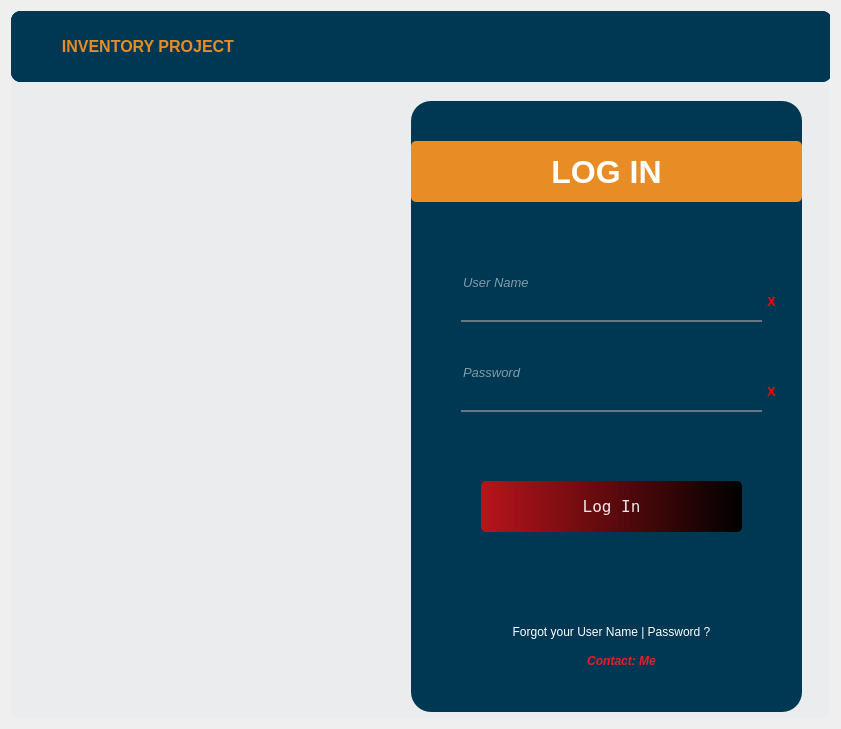
<?xml version="1.0" encoding="UTF-8"?>
<ui version="4.0">
 <class>Dialog</class>
 <widget class="QDialog" name="Dialog">
  <property name="geometry">
   <rect>
    <x>0</x>
    <y>0</y>
    <width>841</width>
    <height>729</height>
   </rect>
  </property>
  <property name="windowTitle">
   <string>Dialog</string>
  </property>
  <property name="styleSheet">
   <string notr="true">#dialogBtn QPushButton{
background-color: rgb(255, 0, 0);
}
</string>
  </property>
  <layout class="QVBoxLayout" name="verticalLayout">
   <item>
    <widget class="QFrame" name="frame">
     <property name="styleSheet">
      <string notr="true">
background-color:#eaeced;
border-radius: 10px;
</string>
     </property>
     <property name="frameShape">
      <enum>QFrame::StyledPanel</enum>
     </property>
     <property name="frameShadow">
      <enum>QFrame::Raised</enum>
     </property>
     <layout class="QVBoxLayout" name="verticalLayout_2">
      <property name="leftMargin">
       <number>0</number>
      </property>
      <property name="topMargin">
       <number>0</number>
      </property>
      <property name="rightMargin">
       <number>0</number>
      </property>
      <property name="bottomMargin">
       <number>0</number>
      </property>
      <item>
       <widget class="QWidget" name="widget" native="true">
        <property name="mouseTracking">
         <bool>true</bool>
        </property>
        <widget class="QWidget" name="widget_3" native="true">
         <property name="geometry">
          <rect>
           <x>400</x>
           <y>90</y>
           <width>391</width>
           <height>611</height>
          </rect>
         </property>
         <property name="styleSheet">
          <string notr="true">background-color:#003854;
border-radius:20px;
</string>
         </property>
         <widget class="QLabel" name="label">
          <property name="geometry">
           <rect>
            <x>70</x>
            <y>50</y>
            <width>51</width>
            <height>41</height>
           </rect>
          </property>
          <property name="styleSheet">
           <string notr="true">background:transparent;</string>
          </property>
          <property name="text">
           <string/>
          </property>
          <property name="pixmap">
           <pixmap resource="resources.qrc">:/Icons/Icons/log-in.svg</pixmap>
          </property>
          <property name="scaledContents">
           <bool>true</bool>
          </property>
         </widget>
         <widget class="QLabel" name="label_2">
          <property name="geometry">
           <rect>
            <x>0</x>
            <y>40</y>
            <width>391</width>
            <height>61</height>
           </rect>
          </property>
          <property name="font">
           <font>
            <pointsize>24</pointsize>
            <weight>75</weight>
            <bold>true</bold>
           </font>
          </property>
          <property name="styleSheet">
           <string notr="true">background-color:#E88D25;
color: white;
border-radius:5px;</string>
          </property>
          <property name="text">
           <string>LOG IN</string>
          </property>
          <property name="alignment">
           <set>Qt::AlignCenter</set>
          </property>
         </widget>
         <widget class="QLineEdit" name="loginUsername">
          <property name="geometry">
           <rect>
            <x>50</x>
            <y>150</y>
            <width>301</width>
            <height>71</height>
           </rect>
          </property>
          <property name="font">
           <font>
            <pointsize>10</pointsize>
            <italic>true</italic>
           </font>
          </property>
          <property name="styleSheet">
           <string notr="true">background-color:rgba(0,0,0,0);
border:none;
border-radius:none;
border-bottom:2px solid rgba(105,118,132,255);
color:#fff;
padding-bottom:7px;
</string>
          </property>
          <property name="placeholderText">
           <string>User Name</string>
          </property>
         </widget>
         <widget class="QLineEdit" name="loginPassword">
          <property name="geometry">
           <rect>
            <x>50</x>
            <y>240</y>
            <width>301</width>
            <height>71</height>
           </rect>
          </property>
          <property name="font">
           <font>
            <pointsize>10</pointsize>
            <italic>true</italic>
           </font>
          </property>
          <property name="styleSheet">
           <string notr="true">background-color:rgba(0,0,0,0);
border:none;
border-radius:none;
border-bottom:2px solid rgba(105,118,132,255);
color:#fff;
padding-bottom:7px;
</string>
          </property>
          <property name="echoMode">
           <enum>QLineEdit::Password</enum>
          </property>
          <property name="placeholderText">
           <string>Password</string>
          </property>
         </widget>
         <widget class="QPushButton" name="loginBtn">
          <property name="geometry">
           <rect>
            <x>70</x>
            <y>380</y>
            <width>261</width>
            <height>51</height>
           </rect>
          </property>
          <property name="font">
           <font>
            <family>Terminal</family>
            <pointsize>12</pointsize>
            <weight>50</weight>
            <italic>false</italic>
            <bold>false</bold>
            <underline>false</underline>
            <strikeout>false</strikeout>
            <kerning>true</kerning>
           </font>
          </property>
          <property name="cursor">
           <cursorShape>PointingHandCursor</cursorShape>
          </property>
          <property name="styleSheet">
           <string notr="true">QPushButton#loginBtn{
background-color: qlineargradient(spread:pad,  x1:0 y1:0, x2:1 y2:0, stop:0 rgba(184,20,27,1), stop:1 rgba(0,0,0,1));
color:rgba(255,255,255,230);
border-radius:5px;
}

QPushButton#loginBtn:hover{
background-color:qlineargradient(spread:pad, x1:0,y1:0.505682,x2:1,y2:0.477,stop:0 rgba(22,20,20,1),stop:1  rgba(233,7,15,1));
color:rgba(255,255,255,230);
border-radius:5px;
}
QPushButton#loginBtn:pressed{
padding-left:5px;
padding-top:5px;
background-color:rgba(105,118,132,200);
}</string>
          </property>
          <property name="text">
           <string>Log In</string>
          </property>
         </widget>
         <widget class="QLabel" name="label_3">
          <property name="geometry">
           <rect>
            <x>70</x>
            <y>520</y>
            <width>261</width>
            <height>21</height>
           </rect>
          </property>
          <property name="styleSheet">
           <string notr="true">color: #fff;</string>
          </property>
          <property name="text">
           <string>Forgot your User Name | Password ?</string>
          </property>
          <property name="alignment">
           <set>Qt::AlignCenter</set>
          </property>
         </widget>
         <widget class="QLabel" name="label_5">
          <property name="geometry">
           <rect>
            <x>140</x>
            <y>550</y>
            <width>141</width>
            <height>20</height>
           </rect>
          </property>
          <property name="font">
           <font>
            <pointsize>9</pointsize>
            <weight>75</weight>
            <italic>true</italic>
            <bold>true</bold>
            <underline>false</underline>
            <strikeout>false</strikeout>
           </font>
          </property>
          <property name="styleSheet">
           <string notr="true">color:#ed1c24;

background:transparent;</string>
          </property>
          <property name="text">
           <string>Contact: Me</string>
          </property>
          <property name="alignment">
           <set>Qt::AlignCenter</set>
          </property>
         </widget>
         <widget class="QLabel" name="label_4">
          <property name="geometry">
           <rect>
            <x>110</x>
            <y>550</y>
            <width>31</width>
            <height>31</height>
           </rect>
          </property>
          <property name="styleSheet">
           <string notr="true">background:transparent;</string>
          </property>
          <property name="text">
           <string/>
          </property>
          <property name="pixmap">
           <pixmap resource="resources.qrc">:/Icons/Icons/phone-forwarded.svg</pixmap>
          </property>
         </widget>
         <widget class="QLabel" name="txtLoginError">
          <property name="geometry">
           <rect>
            <x>40</x>
            <y>120</y>
            <width>311</width>
            <height>20</height>
           </rect>
          </property>
          <property name="font">
           <font>
            <pointsize>9</pointsize>
            <weight>75</weight>
            <bold>true</bold>
           </font>
          </property>
          <property name="styleSheet">
           <string notr="true">color: rgb(223, 0, 0);
background-color:transparent;</string>
          </property>
          <property name="text">
           <string/>
          </property>
          <property name="alignment">
           <set>Qt::AlignCenter</set>
          </property>
         </widget>
         <widget class="QLabel" name="txtUserError">
          <property name="geometry">
           <rect>
            <x>350</x>
            <y>190</y>
            <width>21</width>
            <height>21</height>
           </rect>
          </property>
          <property name="font">
           <font>
            <pointsize>10</pointsize>
            <weight>75</weight>
            <bold>true</bold>
           </font>
          </property>
          <property name="styleSheet">
           <string notr="true">background-color:transparent;
color:red;</string>
          </property>
          <property name="text">
           <string>X</string>
          </property>
          <property name="alignment">
           <set>Qt::AlignCenter</set>
          </property>
         </widget>
         <widget class="QLabel" name="txtPasswordError">
          <property name="geometry">
           <rect>
            <x>350</x>
            <y>280</y>
            <width>21</width>
            <height>21</height>
           </rect>
          </property>
          <property name="font">
           <font>
            <pointsize>10</pointsize>
            <weight>75</weight>
            <bold>true</bold>
           </font>
          </property>
          <property name="styleSheet">
           <string notr="true">#txtPasswordError{
color:red;
background-color:transparent;
}</string>
          </property>
          <property name="text">
           <string>X</string>
          </property>
          <property name="alignment">
           <set>Qt::AlignCenter</set>
          </property>
         </widget>
         <zorder>label_2</zorder>
         <zorder>loginUsername</zorder>
         <zorder>loginPassword</zorder>
         <zorder>loginBtn</zorder>
         <zorder>label_3</zorder>
         <zorder>label_5</zorder>
         <zorder>label_4</zorder>
         <zorder>label</zorder>
         <zorder>txtLoginError</zorder>
         <zorder>txtUserError</zorder>
         <zorder>txtPasswordError</zorder>
        </widget>
        <widget class="QWidget" name="headerLogin" native="true">
         <property name="geometry">
          <rect>
           <x>0</x>
           <y>0</y>
           <width>821</width>
           <height>71</height>
          </rect>
         </property>
         <property name="styleSheet">
          <string notr="true">background-color:#003854;</string>
         </property>
         <layout class="QHBoxLayout" name="horizontalLayout">
          <property name="spacing">
           <number>0</number>
          </property>
          <property name="leftMargin">
           <number>0</number>
          </property>
          <property name="topMargin">
           <number>0</number>
          </property>
          <property name="rightMargin">
           <number>0</number>
          </property>
          <property name="bottomMargin">
           <number>0</number>
          </property>
          <item>
           <widget class="QFrame" name="frame_2">
            <property name="styleSheet">
             <string notr="true"/>
            </property>
            <property name="frameShape">
             <enum>QFrame::StyledPanel</enum>
            </property>
            <property name="frameShadow">
             <enum>QFrame::Raised</enum>
            </property>
            <layout class="QHBoxLayout" name="horizontalLayout_2">
             <property name="leftMargin">
              <number>0</number>
             </property>
             <property name="topMargin">
              <number>0</number>
             </property>
             <property name="rightMargin">
              <number>0</number>
             </property>
             <property name="bottomMargin">
              <number>0</number>
             </property>
             <item>
              <widget class="QWidget" name="widget_2" native="true">
               <layout class="QHBoxLayout" name="horizontalLayout_3">
                <item>
                 <widget class="QLabel" name="label_9">
                  <property name="minimumSize">
                   <size>
                    <width>35</width>
                    <height>35</height>
                   </size>
                  </property>
                  <property name="maximumSize">
                   <size>
                    <width>35</width>
                    <height>35</height>
                   </size>
                  </property>
                  <property name="text">
                   <string/>
                  </property>
                  <property name="pixmap">
                   <pixmap>:/Images/Images/Yamaha-Logo.ico</pixmap>
                  </property>
                  <property name="scaledContents">
                   <bool>true</bool>
                  </property>
                 </widget>
                </item>
                <item>
                 <widget class="QLabel" name="label_10">
                  <property name="font">
                   <font>
                    <pointsize>12</pointsize>
                    <weight>75</weight>
                    <bold>true</bold>
                   </font>
                  </property>
                  <property name="styleSheet">
                   <string notr="true">color:#E88D25;</string>
                  </property>
                  <property name="text">
                   <string>INVENTORY PROJECT</string>
                  </property>
                  <property name="alignment">
                   <set>Qt::AlignRight|Qt::AlignTrailing|Qt::AlignVCenter</set>
                  </property>
                 </widget>
                </item>
               </layout>
              </widget>
             </item>
            </layout>
           </widget>
          </item>
          <item>
           <widget class="QFrame" name="frame_3">
            <property name="frameShape">
             <enum>QFrame::StyledPanel</enum>
            </property>
            <property name="frameShadow">
             <enum>QFrame::Raised</enum>
            </property>
            <layout class="QVBoxLayout" name="verticalLayout_4">
             <item>
              <spacer name="horizontalSpacer">
               <property name="orientation">
                <enum>Qt::Horizontal</enum>
               </property>
               <property name="sizeHint" stdset="0">
                <size>
                 <width>499</width>
                 <height>20</height>
                </size>
               </property>
              </spacer>
             </item>
            </layout>
           </widget>
          </item>
          <item>
           <widget class="QFrame" name="dialogBtn">
            <property name="styleSheet">
             <string notr="true">#closeWindowsBtn:hover{
background-color:red;

}
#minimizeWindowsBtn:hover,#restoreWindowsBtn:hover{
background-color: #24262b;
}</string>
            </property>
            <property name="frameShape">
             <enum>QFrame::StyledPanel</enum>
            </property>
            <property name="frameShadow">
             <enum>QFrame::Raised</enum>
            </property>
            <layout class="QHBoxLayout" name="horizontalLayout_4">
             <property name="topMargin">
              <number>0</number>
             </property>
             <property name="bottomMargin">
              <number>0</number>
             </property>
             <item>
              <widget class="QPushButton" name="minimizeWindowsBtn">
               <property name="sizePolicy">
                <sizepolicy hsizetype="Minimum" vsizetype="Expanding">
                 <horstretch>0</horstretch>
                 <verstretch>0</verstretch>
                </sizepolicy>
               </property>
               <property name="cursor">
                <cursorShape>PointingHandCursor</cursorShape>
               </property>
               <property name="toolTip">
                <string>Minimize Window</string>
               </property>
               <property name="styleSheet">
                <string notr="true">border-radius:none;</string>
               </property>
               <property name="text">
                <string/>
               </property>
               <property name="icon">
                <iconset resource="resources.qrc">
                 <normaloff>:/Icons/Icons/minus.svg</normaloff>:/Icons/Icons/minus.svg</iconset>
               </property>
              </widget>
             </item>
             <item>
              <widget class="QPushButton" name="restoreWindowsBtn">
               <property name="sizePolicy">
                <sizepolicy hsizetype="Minimum" vsizetype="Expanding">
                 <horstretch>0</horstretch>
                 <verstretch>0</verstretch>
                </sizepolicy>
               </property>
               <property name="cursor">
                <cursorShape>PointingHandCursor</cursorShape>
               </property>
               <property name="toolTip">
                <string>Restore Window</string>
               </property>
               <property name="styleSheet">
                <string notr="true">border-radius:none;</string>
               </property>
               <property name="icon">
                <iconset resource="resources.qrc">
                 <normaloff>:/Icons/Icons/square.svg</normaloff>:/Icons/Icons/square.svg</iconset>
               </property>
              </widget>
             </item>
             <item>
              <widget class="QPushButton" name="closeWindowsBtn">
               <property name="sizePolicy">
                <sizepolicy hsizetype="Minimum" vsizetype="Expanding">
                 <horstretch>0</horstretch>
                 <verstretch>0</verstretch>
                </sizepolicy>
               </property>
               <property name="cursor">
                <cursorShape>PointingHandCursor</cursorShape>
               </property>
               <property name="toolTip">
                <string>Close Window</string>
               </property>
               <property name="styleSheet">
                <string notr="true">border-radius:none;</string>
               </property>
               <property name="text">
                <string/>
               </property>
               <property name="icon">
                <iconset resource="resources.qrc">
                 <normaloff>:/Icons/Icons/x.svg</normaloff>:/Icons/Icons/x.svg</iconset>
               </property>
              </widget>
             </item>
            </layout>
           </widget>
          </item>
         </layout>
        </widget>
        <widget class="QLabel" name="txtDatabaseconnection">
         <property name="geometry">
          <rect>
           <x>20</x>
           <y>680</y>
           <width>251</width>
           <height>16</height>
          </rect>
         </property>
         <property name="font">
          <font>
           <weight>75</weight>
           <bold>true</bold>
          </font>
         </property>
         <property name="styleSheet">
          <string notr="true">color:#2c313c;</string>
         </property>
         <property name="text">
          <string/>
         </property>
        </widget>
        <widget class="QLabel" name="label_6">
         <property name="geometry">
          <rect>
           <x>30</x>
           <y>260</y>
           <width>341</width>
           <height>251</height>
          </rect>
         </property>
         <property name="text">
          <string/>
         </property>
         <property name="pixmap">
          <pixmap resource="resources.qrc">:/Images/Images/App-Logo-Main.png</pixmap>
         </property>
         <property name="scaledContents">
          <bool>true</bool>
         </property>
        </widget>
       </widget>
      </item>
     </layout>
    </widget>
   </item>
  </layout>
 </widget>
 <resources>
  <include location="resources.qrc"/>
 </resources>
 <connections/>
</ui>
